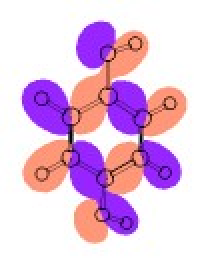
#> input picture Figures/MOImages/HYQ_MO26.jpg, 104 x 132 px, found by its file name (shown 2 times larger); its folder holds 4 pictures in this run
$ python MODiagram_HYQGS.py
#> lines starting #> are read from the running program, lines starting #| are printed output that depends on the picture
import pandas as pd

mo_data=pd.DataFrame({
    "index": list(range(26,33)),
    "label":['σ', 'π', 'π', 'π*', 'π*', 'π*', 'σ*'],
    "energy_b3lyp":[-8.3057, -6.9459, -5.483, -0.2496, 0.6621, 1.3595, 1.3813]
})

index2 = [27, 28]
energy_pbe0 = [-5.8159, -0.1811]
energy_pbe = [-4.6978, -1.0565]


x_b3lyp = 0
x_pbe0 = 2
x_pbe = 3

import matplotlib.pyplot as plt
from matplotlib.patches import Rectangle

fig, ax = plt.subplots(figsize=(6, 8))
width, height = (0.3, 0.3)
# Rectangle((x - width/2, row["energy_b3lyp"] - height/2),width, height,facecolor='white', edgecolor='black', linewidth=1.5)

for i, energy in enumerate(energy_pbe0):
    mo_index = 28 + i
    edgecolor = '#e6c8b3' if mo_index == 28 else '#c760ec'
    rect = Rectangle((x_pbe0 - width/2, energy - height/2), width, height,
                     facecolor='white', edgecolor=edgecolor, linewidth=1.5)
    ax.add_patch(rect)

ax.text(x_pbe0, energy_pbe0[0], '⇅', ha='center', va='center', fontsize=12)


for i, energy in enumerate(energy_pbe):
    mo_index = 28 + i
    edgecolor = '#e6c8b3' if mo_index == 28 else '#c760ec'
    rect = Rectangle((x_pbe - width/2, energy - height/2), width, height,
                     facecolor='white', edgecolor=edgecolor, linewidth=1.5)
    ax.add_patch(rect)

ax.text(x_pbe, energy_pbe[0], '⇅', ha='center', va='center', fontsize=12)


for _, row in mo_data.iterrows():
    mo_index = row["index"]
    energy = row["energy_b3lyp"]

    if mo_index in [26, 27, 28]:
        edgecolor = '#ecc760'
    elif mo_index in [29, 30, 31, 32]:
        edgecolor = '#c760ec'
    else:
        edgecolor = 'black'


    if mo_index == 31:
        x = x_b3lyp - 0.15
    elif mo_index == 32:
        x = x_b3lyp + 0.15
    else:
        x = x_b3lyp

    rect = Rectangle((x - width/2, energy - height/2), width, height,
                 facecolor='white', edgecolor=edgecolor, linewidth=1.5)
    ax.add_patch(rect)

    if mo_index == 32:
        ax.text(x + 0.25, energy, row["label"], ha='left', va='center', fontsize=10)
    else:
        ax.text(x - 0.25, energy, row["label"], ha='right', va='center', fontsize=10)


    if mo_index in [26, 27, 28]:
        ax.text(x, energy, '⇅', ha='center', va='center', fontsize=12)


# HOMO Legend Box
legend_homo = Rectangle((3.2, -8.5), 0.2, 0.2, facecolor='white', edgecolor='#ecc760', linewidth=1.5)
ax.add_patch(legend_homo)
ax.text(3.42, -8.4, 'HOMO', va='center', ha='left', fontsize=10)
ax.text(3.3, -8.4, '⇅', ha='center', va='center', fontsize=10)

# LUMO Legend Box
legend_lumo = Rectangle((3.2, -8.1), 0.2, 0.2, facecolor='white', edgecolor='#c760ec', linewidth=1.5)
ax.add_patch(legend_lumo)
ax.text(3.42, -8.1, 'LUMO', va='center', ha='left', fontsize=10)


img_path = "/Users/monicautashiro-aichouri/Documents/GitHub/ORCA6-Studies/Figures/MOImages"
mo_indices = range(26, 33)
import os
import matplotlib.image as mpimg
from matplotlib.offsetbox import OffsetImage, AnnotationBbox

for _, row in mo_data.iterrows():
    mo_index = row["index"]
    energy = row["energy_b3lyp"]
    img_file = os.path.join(img_path, f'HYQ_MO{mo_index}.jpg')

    if os.path.exists(img_file):
        image = mpimg.imread(img_file)
#> image is the input picture: shape (132, 104, 3); mean R, G, B 230.4, 195.6, 225

        if mo_index == 26:
            x_img, y_img = 1.0, energy
        elif mo_index == 27:
            x_img, y_img = 1.0, energy
        elif mo_index == 28:
            x_img, y_img = 1.0, energy
        elif mo_index == 29:
            x_img, y_img = 1.0, energy - 0.5
        elif mo_index == 30:
            x_img, y_img = 1.0, energy - 0.4
        elif mo_index == 31:
            x_img, y_img = 0.8, energy
        elif mo_index == 32:
            x_img, y_img = 1.5, energy
        else:
            continue

        offset_img = OffsetImage(image, zoom=0.4)
        ab = AnnotationBbox(offset_img, (x_img, y_img), frameon=False)
        ax.add_artist(ab)


ax.set_ylabel("Orbital Energy (eV)")
ax.set_xticks([x_b3lyp, x_pbe0, x_pbe])
ax.set_xticklabels(['B3LYP', 'PBE0', 'PBE'])
ax.set_ylim(-9, 2)
ax.set_xlim(-1, 4)


plt.tight_layout()
plt.savefig("OH_MODiagram_GS.png", dpi=300)
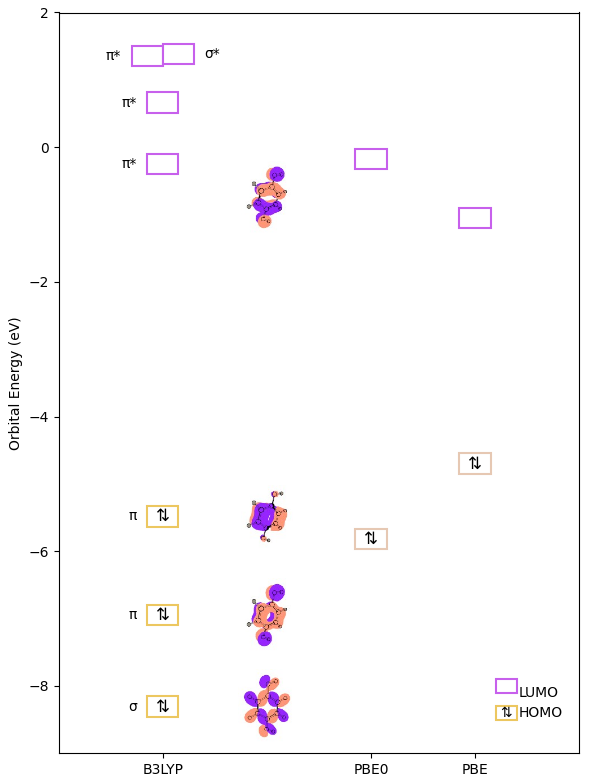
#> figure drawn by matplotlib, 1 panel
plt.show()
